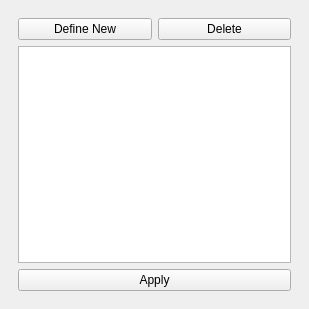
<?xml version="1.0" encoding="UTF-8"?>
<ui version="4.0">
 <class>DockWidget</class>
 <widget class="QDockWidget" name="DockWidget">
  <property name="geometry">
   <rect>
    <x>0</x>
    <y>0</y>
    <width>309</width>
    <height>309</height>
   </rect>
  </property>
  <property name="windowTitle">
   <string>DockWidget</string>
  </property>
  <widget class="QWidget" name="dockWidgetContents">
   <layout class="QGridLayout" name="gridLayout">
    <item row="0" column="0">
     <widget class="QStackedWidget" name="stackedWidget">
      <widget class="QWidget" name="page">
       <layout class="QGridLayout" name="gridLayout_2">
        <item row="0" column="0">
         <widget class="QPushButton" name="pushButton">
          <property name="text">
           <string>Define New</string>
          </property>
         </widget>
        </item>
        <item row="0" column="1">
         <widget class="QPushButton" name="pushButton_2">
          <property name="text">
           <string>Delete</string>
          </property>
         </widget>
        </item>
        <item row="1" column="0" colspan="2">
         <widget class="QListWidget" name="templatesList"/>
        </item>
        <item row="2" column="0" colspan="2">
         <widget class="QPushButton" name="applyButton">
          <property name="text">
           <string>Apply</string>
          </property>
         </widget>
        </item>
       </layout>
      </widget>
      <widget class="QWidget" name="page_2"/>
     </widget>
    </item>
   </layout>
  </widget>
 </widget>
 <resources/>
 <connections/>
</ui>
